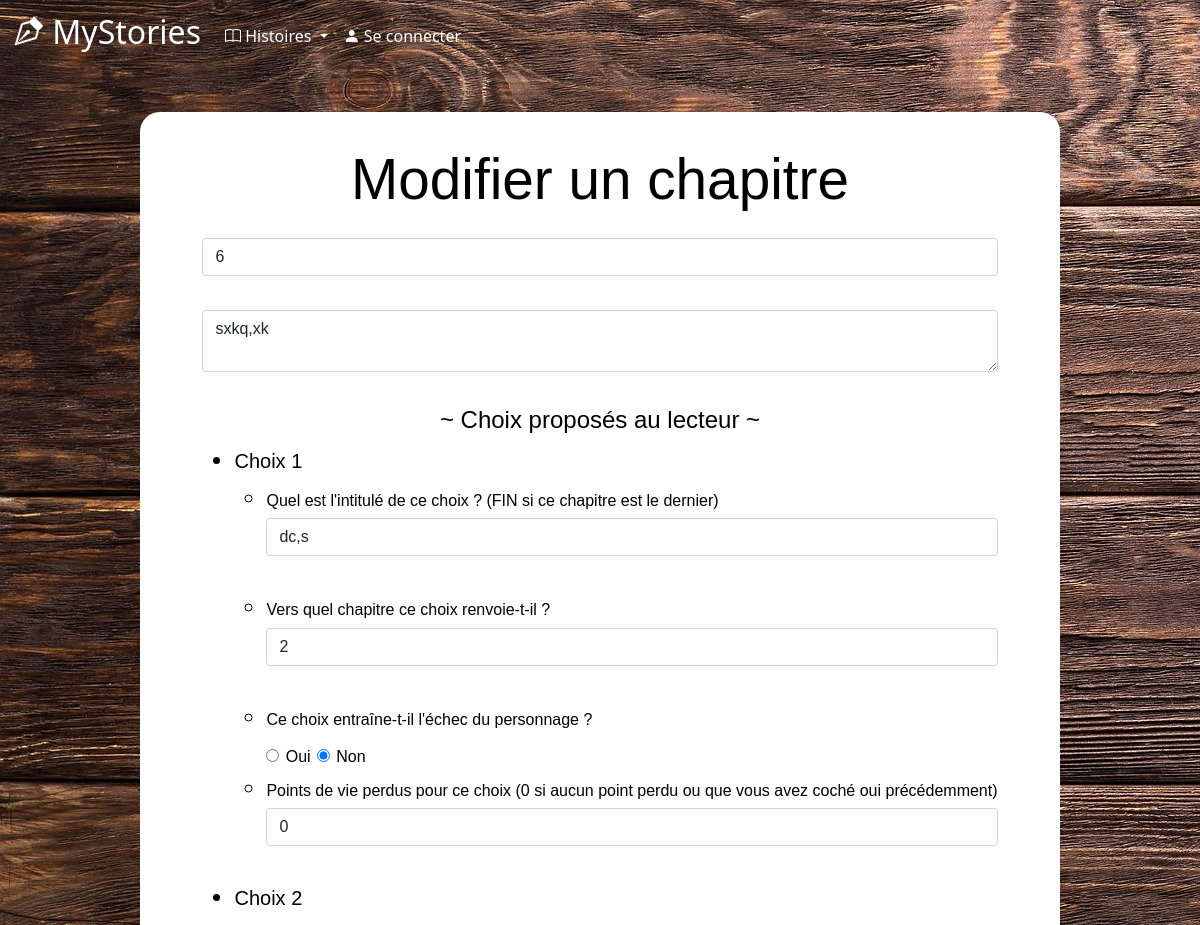
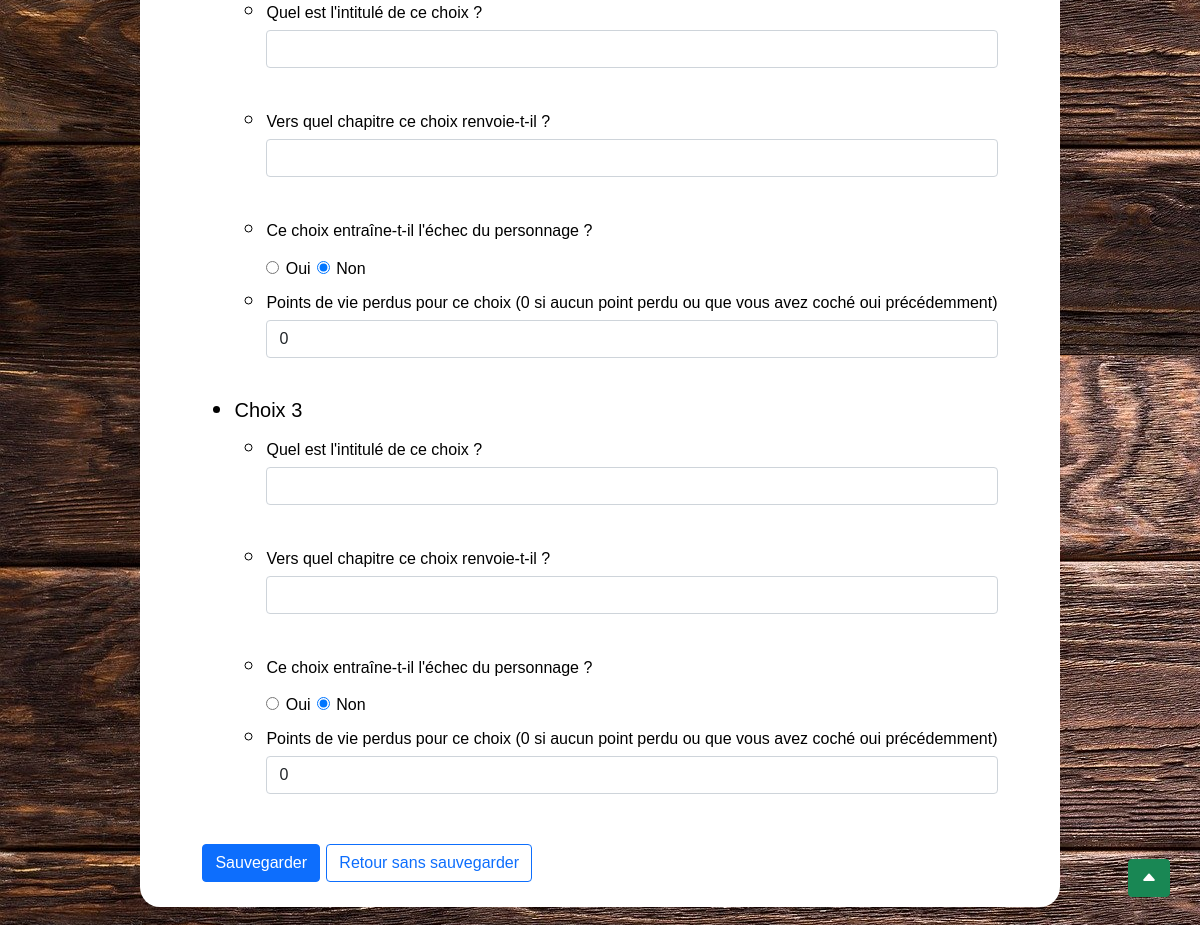
Screenshot of /story_modify_chapter.php?id_chapter=23&id_story=2 with the database file from the repository (2 pictures, top to bottom).
### tables this page shows
CREATE TABLE `chapters` (
  `id_chapter` int(11) NOT NULL,
  `id_story` int(11) NOT NULL,
  `numChapter` int(11) NOT NULL,
  `chapterContent` longtext NOT NULL,
  `choice1` mediumtext DEFAULT NULL,
  `choice2` mediumtext DEFAULT NULL,
  `choice3` mediumtext DEFAULT NULL
);

CREATE TABLE `links` (
  `id_story` int(11) DEFAULT NULL,
  `Chapter` int(11) DEFAULT NULL,
  `Previous_Chapter` int(11) DEFAULT NULL,
  `Previous_Choice` int(11) DEFAULT NULL
);

CREATE TABLE `points` (
  `id_story` int(11) DEFAULT NULL,
  `chapter` int(11) DEFAULT NULL,
  `numChoice` int(11) DEFAULT NULL,
  `points` int(11) DEFAULT NULL,
  `death` tinyint(1) DEFAULT NULL
);

### story_modify_chapter.php (the view, shortened to what this page needs)
<?php include("includes/header.php") ?>
<?php include("includes/connect.php") ?>
<?php
$chapterId = $_GET["id_chapter"];
$id_story = $_GET['id_story'];
?>
<main>
    <div id="backgroundConnexion">
        <p class="titre_petit">Modifier un chapitre</p>
            <?php
            $requete = "SELECT * FROM chapters WHERE id_chapter = :id_chapter";
            $resultat = $bdd->prepare($requete);
            $resultat->execute(array("id_chapter" => $chapterId));
            $chapitre = $resultat->fetch();
            $num = $chapitre["numChapter"];
            $contenu = $chapitre["chapterContent"];
            $choice1 = $chapitre["choice1"];
            $choice2 = $chapitre["choice2"];
            $choice3 = $chapitre["choice3"];
            $requete = "SELECT * FROM chapters WHERE id_chapter = :id_chapter";
            $resultat = $bdd->prepare($requete);
            $resultat->execute(array("id_chapter" => $chapterId));
            $chapitre = $resultat->fetch();
            $numChap = $chapitre["numChapter"];
            $requete = "SELECT * FROM links WHERE id_story= :id_story AND Previous_Chapter = :previous AND Previous_Choice= :choice";
            $resultat = $bdd->prepare($requete);
            $resultat->execute(array('id_story' => $id_story, 'previous' => $numChap, 'choice' => 1));
            $links = $resultat->fetch();
            $refChoice1 = $links["Chapter"];
            $requete = "SELECT * FROM links WHERE id_story= :id_story AND Previous_Chapter = :previous AND Previous_Choice= :choice";
            $resultat = $bdd->prepare($requete);
            $resultat->execute(array("id_story" => $id_story, "previous" => $numChap, "choice" => 2));
            if ($resultat->rowCount() == 0) {
                $refChoice2 = 0;
            } else {
                $links = $resultat->fetch();
                $refChoice2 = $links["Chapter"];
            }
            $requete = "SELECT * FROM links WHERE id_story= :id_story AND Previous_Chapter = :previous AND Previous_Choice= :choice";
            $resultat = $bdd->prepare($requete);
            $resultat->execute(array("id_story" => $id_story, "previous" => $numChap, "choice" => 3));
            if ($resultat->rowCount() == 0) {
                $refChoice3 = 0;
            } else {
                $links = $resultat->fetch();
                $refChoice3 = $links["Chapter"];
            }
            $requete = "SELECT * FROM points WHERE id_story= :id_story AND chapter = :chapter AND numChoice= :choice";
            $resultat = $bdd->prepare($requete);
            $resultat->execute(array("id_story" => $id_story, "chapter" => $numChap, "choice" => 1));
            $Echec = $resultat->fetch();
            $echec1 = $Echec["death"];
            $requete = "SELECT * FROM points WHERE id_story= :id_story AND chapter = :chapter AND numChoice= :choice";
            $resultat = $bdd->prepare($requete);
            $resultat->execute(array("id_story" => $id_story, "chapter" => $numChap, "choice" => 2));
            $Echec = $resultat->fetch();
            $echec2 = $Echec["death"];
            $requete = "SELECT * FROM points WHERE id_story= :id_story AND chapter = :chapter AND numChoice= :choice";
            $resultat = $bdd->prepare($requete);
            $resultat->execute(array("id_story" => $id_story, "chapter" => $numChap, "choice" => 3));
            $Echec = $resultat->fetch();
            $echec3 = $Echec["death"];
            $requete = "SELECT * FROM points WHERE id_story= :id_story AND chapter = :chapter AND numChoice= :choice";
            $resultat = $bdd->prepare($requete);
            $resultat->execute(array("id_story" => $id_story, "chapter" => $numChap, "choice" => 1));
            if ($resultat->rowCount() != 0) {
                $tablePoints = $resultat->fetch();
                $points1 = $tablePoints["points"];
            }
            $requete = "SELECT * FROM points WHERE id_story= :id_story AND chapter = :chapter AND numChoice= :choice";
            $resultat = $bdd->prepare($requete);
            $resultat->execute(array("id_story" => $id_story, "chapter" => $numChap, "choice" => 2));
            if ($resultat->rowCount() != 0) {
                $tablePoints = $resultat->fetch();
                $points2 = $tablePoints["points"];
            }
            $requete = "SELECT * FROM points WHERE id_story= :id_story AND chapter = :chapter AND numChoice= :choice";
            $resultat = $bdd->prepare($requete);
            $resultat->execute(array("id_story" => $id_story, "chapter" => $numChap, "choice" => 3));
            if ($resultat->rowCount() != 0) {
                $tablePoints = $resultat->fetch();
                $points3 = $tablePoints["points"];
            }
            ?>
        <div id="centre">
            <form method="post">
                <div>
                    <div>
                        <input type="number" name="numero" class="form-control" value="<?= $num ?>" required autofocus>
                    </div>
                </div>
                <br />
                <div>
                    <div>
                        <textarea name="contenu" class="form-control" required><?= $contenu ?></textarea>
                    </div>
                </div>
                <br />
                <div>
                    <h4 id="centre"> ~ Choix proposés au lecteur ~ </h4>
                    <ul>
                        <li>
                            <h5>Choix 1</h5>
                        </li>
                        <div>
                            <ul>
                                <li>
                                    <h6> Quel est l'intitulé de ce choix ? (FIN si ce chapitre est le dernier)</h6>
                                </li>
                                <input type="text" name="choice1" class="form-control" value="<?= $choice1 ?>" required autofocus>
                                <br />
                                <li>
                                    <h6> Vers quel chapitre ce choix renvoie-t-il ? </h6>
                                </li>
                                <?php if ($refChoice1 == 0) { ?>
                                    <input type="number" name="refChoice1" class="form-control" autofocus>
                                <?php
                                } else { ?>
                                    <input type="number" name="refChoice1" class="form-control" value="<?= $refChoice1 ?>" autofocus>
                                <?php
                                } ?>
                                <br />
                                <li>
                                    <h6> Ce choix entraîne-t-il l'échec du personnage ? </h6>
                                </li>
                                <?php if ($echec1 == 0) { ?>
                                    <input type="radio" name="echec1" id="oui" value="oui">
                                    <label style="font-size:medium" for="oui">Oui</label>
                                    <input type="radio" name="echec1" id="non" value="non" checked>
                                    <label style="font-size:medium" for="oui">Non</label>
                                <?php
                                } ?>
                                <br />
                                <li>
                                    <h6> Points de vie perdus pour ce choix (0 si aucun point perdu ou que vous avez coché oui précédemment)</h6>
                                </li>
                                <input type="number" name="points1" class="form-control" value="<?= $points1 ?>" autofocus>
                            </ul>
                        </div>
                        <br />
                        <li>
                            <h5>Choix 2</h5>
                        </li>
                        <div>
                            <ul>
                                <li>
                                    <h6> Quel est l'intitulé de ce choix ? </h6>
                                </li>
                                <input type="text" name="choice2" class="form-control" value="<?= $choice2 ?>" autofocus>
                                <br />
                                <li>
                                    <h6> Vers quel chapitre ce choix renvoie-t-il ? </h6>
                                </li>
                                <?php if ($refChoice2 == 0) { ?>
                                    <input type="number" name="refChoice2" class="form-control" required autofocus>
                                <?php
                                } else { ?>
                                    <input type="number" name="refChoice2" class="form-control" value="<?= $refChoice2 ?>" required autofocus>
                                <?php
                                } ?>
                                <br />
                                <li>
                                    <h6> Ce choix entraîne-t-il l'échec du personnage ? </h6>
                                </li>
                                <?php if ($echec2 == 0) { ?>
                                    <input type="radio" name="echec2" id="oui" value="oui">
                                    <label style="font-size:medium" for="oui">Oui</label>
                                    <input type="radio" name="echec2" id="non" value="non" checked>
                                    <label style="font-size:medium" for="oui">Non</label>
                                <?php
                                } ?>
                                <br />
                                <li>
                                    <h6> Points de vie perdus pour ce choix (0 si aucun point perdu ou que vous avez coché oui précédemment)</h6>
                                </li>
                                <input type="number" name="points2" class="form-control" value="<?= $points2 ?>" autofocus>
                            </ul>
                        </div>
                        <br />
                        <li>
                            <h5>Choix 3</h5>
                        </li>
                        <div>
                            <ul>
                                <li>
                                    <h6> Quel est l'intitulé de ce choix ? </h6>
                                </li>
                                <input type="text" name="choice3" class="form-control" value="<?= $choice3 ?>" autofocus>
                                <br />
                                <li>
                                    <h6> Vers quel chapitre ce choix renvoie-t-il ? </h6>
                                </li>
                                <?php if ($refChoice3 == 0) { ?>
                                    <input type="number" name="refChoice3" class="form-control" required autofocus>
                                <?php
                                } else { ?>
                                    <input type="number" name="refChoice3" class="form-control" value="<?= $refChoice3 ?>" required autofocus>
                                <?php
                                } ?>
                                <br />
                                <li>
                                    <h6> Ce choix entraîne-t-il l'échec du personnage ? </h6>
                                </li>
                                <?php if ($echec3 == 0) { ?>
                                    <input type="radio" name="echec3" id="oui" value="oui">
                                    <label style="font-size:medium" for="oui">Oui</label>
                                    <input type="radio" name="echec3" id="non" value="non" checked>
                                    <label style="font-size:medium" for="oui">Non</label>
                                <?php
                                } ?>
                                <br />
                                <li>
                                    <h6> Points de vie perdus pour ce choix (0 si aucun point perdu ou que vous avez coché oui précédemment)</h6>
                                </li>
                                <input type="number" name="points3" class="form-control" value="<?= $points3 ?>" autofocus>
                            </ul>
                        </div>
                    </ul>
                </div>
                <br />
                <div>
                    <div>
                        <button type="submit" class="btn btn-default btn-primary"><span class="glyphicon glyphicon-save"></span> Sauvegarder</button>
                        <a class="btn btn-outline-primary" href="ListeHistoires.php" role="button"> Retour sans sauvegarder</a>
                    </div>
                </div>
            </form>
        </div>
        <a class="btn btn-success" id="btnHautPage" href="#top" role="button" title="Haut de page"> <i class="bi bi-caret-up-fill"></i> </a>
    </div>
</main>

### style.css (style rules this page uses)
.accueil { background-image: url("images/fondBois.jpg"); }
body { background-color: black; color: white; }
.titre_petit { font-size :1.5cm; font-family: 'Trebuchet MS', 'Lucida Sans Unicode', 'Lucida Grande', 'Lucida Sans', Arial, sans-serif; text-align: center; }
main { margin: 20px 10%; color: black; padding: 20px; position: relative; background-size: cover; background-attachment: fixed; width: 80vw; font-size: 0.6cm; font-family: 'Trebuchet MS', 'Lucida Sans Unicode', 'Lucida Grande', 'Lucida Sans', Arial, sans-serif; }
#backgroundConnexion { position: relative; top: 0; left: 0; min-height: 60vh; background: white; border-radius: 20px; padding: 25px; z-index: 1; }
#centre { display: flex; justify-content: center; }
#btnHautPage { position: fixed; bottom: 50px; right: 30px; }

### rows the page displays
chapters: numero "6", contenu "sxkq,xk", choice1 "dc,s"
links: refChoice1 "2"
points: points1 "0"
points: points2 "0"
points: points3 "0"
